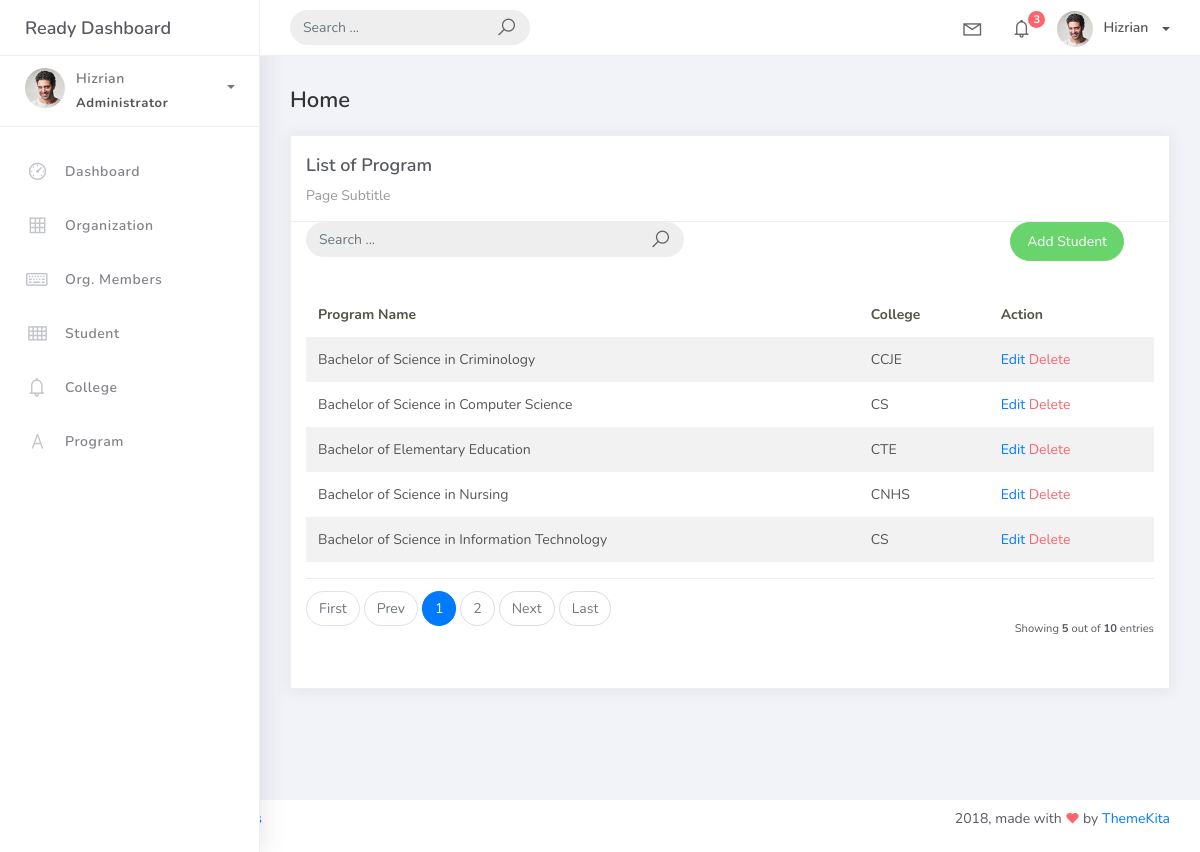
The page /program_list on the database its author committed.
### studentorg/models.py (models this page shows, shortened)
class BaseModel(models.Model):
    created_at = models.DateTimeField(auto_now_add=True, db_index=True)
    updated_at = models.DateTimeField(auto_now=True)
    class Meta:
        abstract = True

class Program(BaseModel):
    prog_name = models.CharField(max_length=150)
    college = models.ForeignKey(College, on_delete=models.CASCADE)

class College(BaseModel):
    college_name = models.CharField(max_length=150)
    def __str__(self):
        return self.college_name

### studentorg/views.py (the view)
# urls.py: path('program_list', ProgramList.as_view(), name='program-list'),
class ProgramList(ListView):
    model = Program
    context_object_name = 'program'
    template_name = 'program_list.html'
    paginate_by = 5

### templates/program_list.html
{% extends 'base.html' %}
{% load static %}
{% block content %}
<div class="content">
    <div class="container-fluid">
        <h4 class="page-title">Home</h4>
        <div class="row">
            <div class="col-md-12">
                <div class="card">
                    <div class="card-header">
                        <div class="card-title">List of Program</div>
                        <div class="card-category">Page Subtitle</div>
                    </div>
                    <div class="col-md-12 row">
                        <div class="col-md-6">
                            <form class="navbar-left navbar-form nav-search mr-md-3" action="">
                                <div class="input-group">
                                    <input type="text" placeholder="Search ..." class="form-control" />
                                    <div class="input-group-append">
                                        <span class="input-group-text">
                                            <i class="la la-search search-icon"></i>
                                        </span>
                                    </div>
                                </div>
                            </form>
                        </div>
                        <div class="col-md-6">
                            <div class="pull-right">
                                <a href="{% url 'program-add' %}" class="btn btn-success btn-rounded">Add Student</a>
                            </div>
                        </div>
                    </div>
                    <div class="card-body">
                        <table class="table table-striped mt-3">
                            <thead>
                                <tr>
                                    <th scope="col">Program Name</th>
                                    <th scope="col">College</th>
                                    <th scope="col">Action</th>
                                </tr>
                            </thead>
                            <tbody>
                                {% for object in object_list %}
                                <tr>
                                    <td>{{ object.prog_name }}</td>
                                    <td>{{ object.college }}</td>
                                    <td>
                                        <a href="program_list/{{ object.id }}">Edit</a>
                                        <a href="program_list/{{ object.id }}/delete" class="text-danger">Delete</a>
                                    </td>
</tr>
{% empty %}
<tr>
    <td colspan="4" style="text-align: center">
        <p class="text-sm font-weight-bold mb-0">No Records Found</p>
    </td>
     </tr>
                                {% endfor %}
                            </tbody>
                        </table>
                        {% include 'includes/pagination.html' %}
                    </div>
                </div>
            </div>
        </div>
    </div>
</div>
{% endblock %}

### rows shown on the page
Program: prog_name "Bachelor of Science in Criminology", college "CCJE"
Program: prog_name "Bachelor of Science in Computer Science", college "CS"
Program: prog_name "Bachelor of Elementary Education", college "CTE"
Program: prog_name "Bachelor of Science in Nursing", college "CNHS"
Program: prog_name "Bachelor of Science in Information Technology", college "CS"

### other values the page prints
{{ page_num }} "1"
{{ page_num }} "2"
{{ object_list.count }} "5"
{{ paginator.count }} "10"
